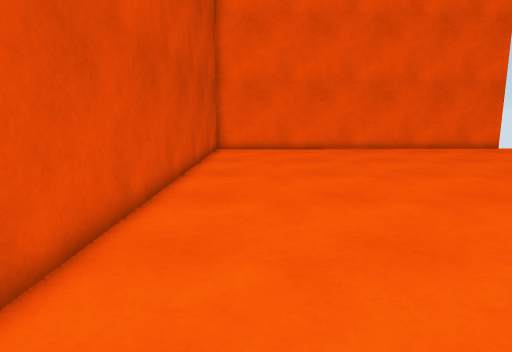
view 1 (above)

16 first-person views from a walk through a Unity game level. The camera is 1.2 m above the floor, tilts 10° down and sees 70° across. Doors are open. The floor is counted in squares, 0.5 m on a side. Each view is taken from the middle of a square. On the plan, view 1 faces up. The plan holds only what a view shows up to about 20 squares ahead; the rest is blank.

view 2
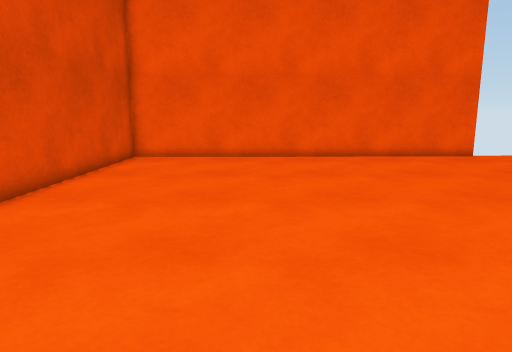

view 3
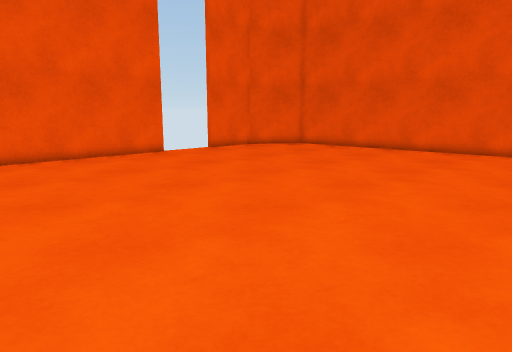

view 4
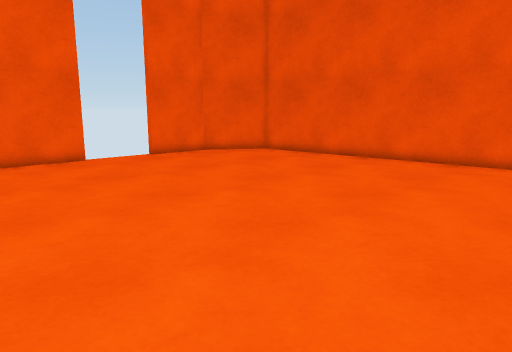

view 5
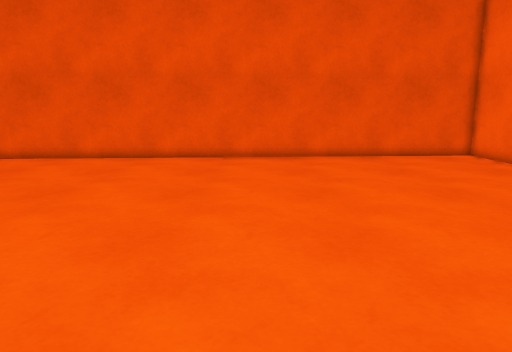

view 6
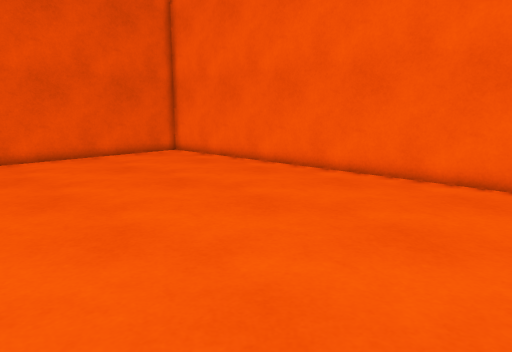

view 7
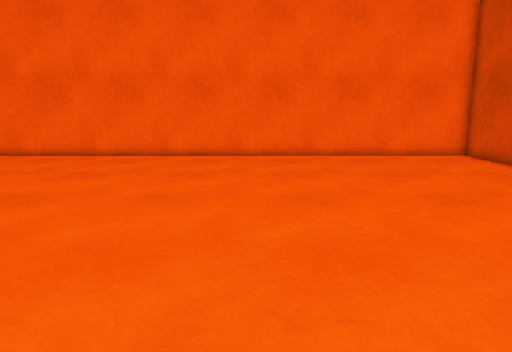

view 8
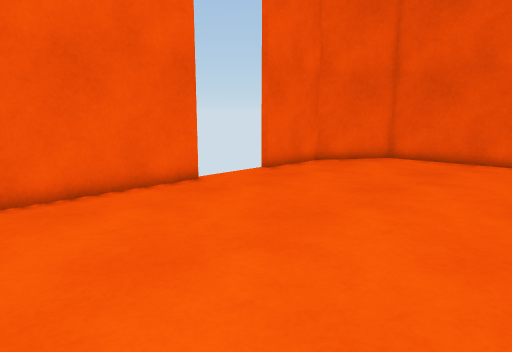

view 9
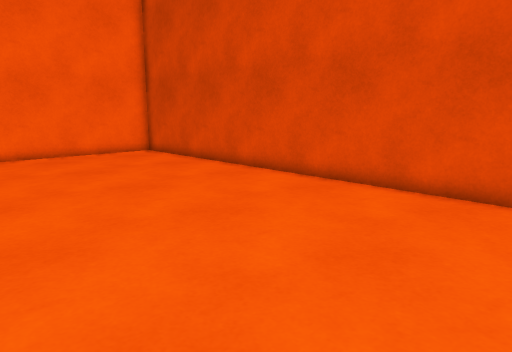

view 10
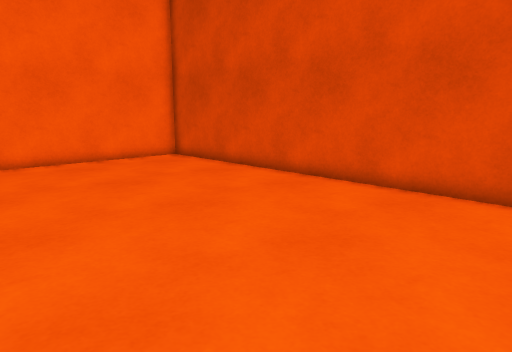

view 11
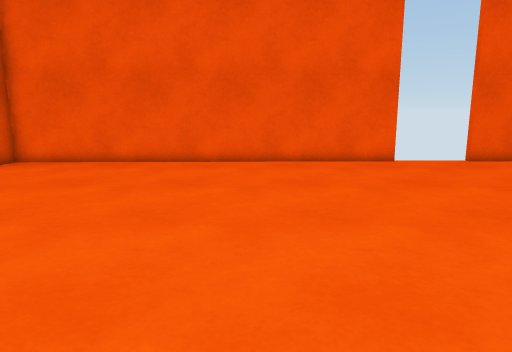

view 12
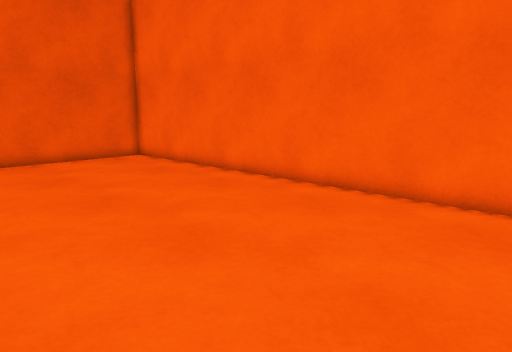

view 13
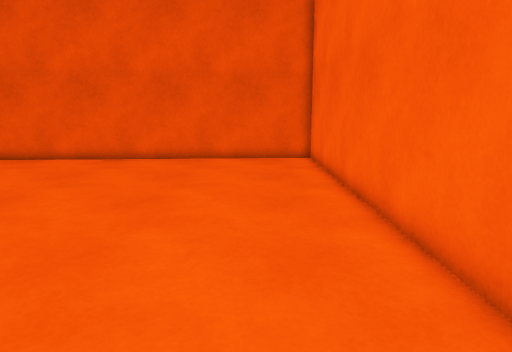

view 14
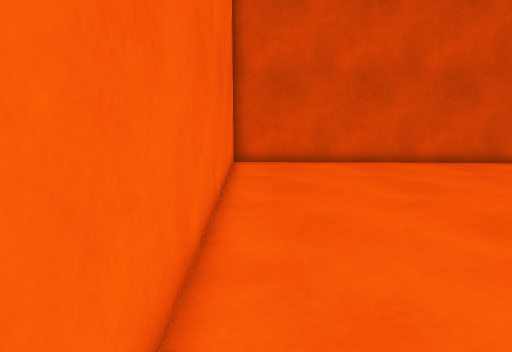

view 15
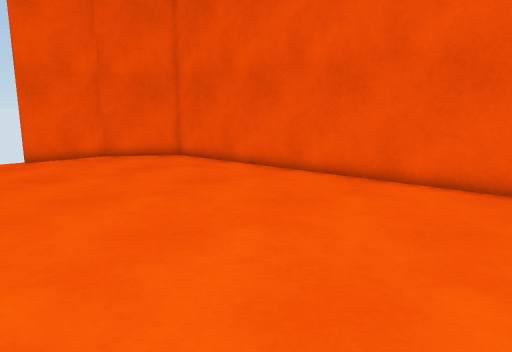

view 16
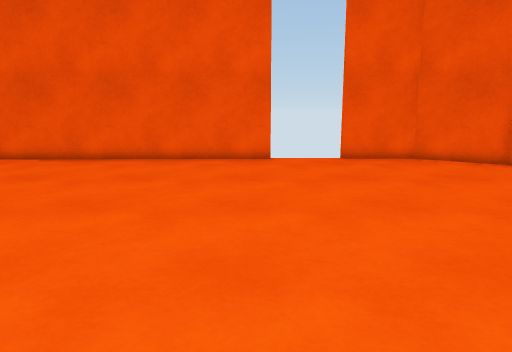

### Floor plan
Points are (right, up) in squares from view 1. A wall is a line through its corners. A room is listed if a view was taken in it or the views show most of it. See-through windows are left out.
Room 1 (views 1, 2, 3, 4, 5, 6, 7, 8, 9, 10, 11, 12, 13, 14, 15, 16)
walls: (15.8, 23.7) (-2.5, 23.4) (-3.5, -7.5); (23.2, 23.9) (19.4, 23.8); (-3.5, -8.1) (28.1, -7.9) (26.4, 21.5) (23.1, 23.8)
ways out: open door at (17.8, 23.4)

Positions as (right, up) in squares from view 1, and headings:
1: (0, 0), facing up
2: (4, 4), facing up
3: (4, 4), facing up-right
4: (9, 5), facing up-right
5: (8, 4), facing right
6: (8, 5), facing down-right
7: (8, 12), facing down
8: (8, 13), facing up-right
9: (8, 13), facing down-left
10: (8, 10), facing down-left
11: (9, 6), facing up
12: (9, 2), facing down-right
13: (9, -5), facing right
14: (14, -7), facing left
15: (15, 4), facing up-right
16: (15, 5), facing up
